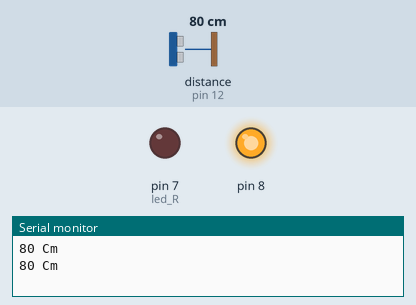
Recording of a sketch running on a simulated Arduino Uno, built with avr-gcc and run on an emulated ATmega328P. On the bench: output pins drawn as LEDs (lit = HIGH), the last lines printed to the serial monitor. Wiring (inferred from the names in the program): ultrasonic range finder: trigger pin 13; echo pin 12. The inputs (shaded band) are chosen by the test bench; at power-on: distance to the obstacle (sensor on pin 12) 80 cm. The echo pulse lasts 58.3 µs per cm; pins used as bus, display or sensor lines are not drawn.

Above: at 2.8 s.
2.9 s: distance to the obstacle (sensor on pin 12) set to 120 cm
At 5.6 s:
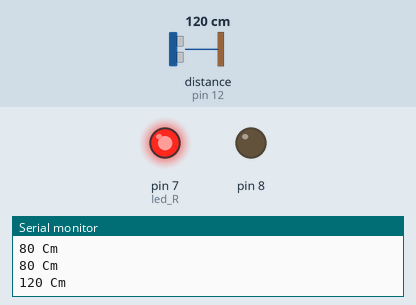
6.5 s: distance to the obstacle (sensor on pin 12) set to 2 cm
At 10.2 s:
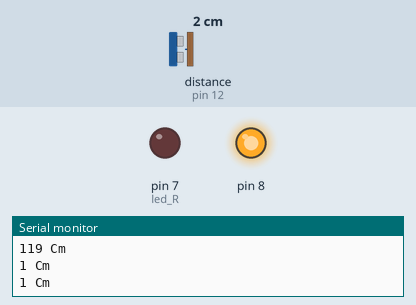
10.5 s: distance to the obstacle (sensor on pin 12) set to 97 cm
16.2 s: distance to the obstacle (sensor on pin 12) set to 100 cm
At 20.0 s:
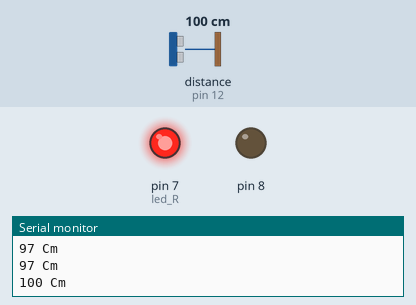
Timing chart, 0 to 23.2 s (numbered marks = the images above; inputs shaded):
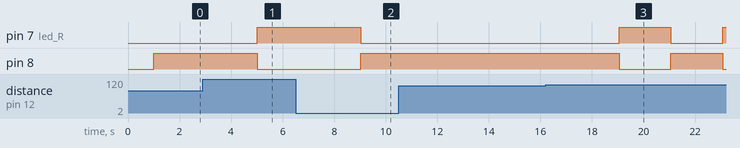

The sketch:

LED.ino
```cpp
//week02
// Arduino을 이용해서 밑에 코드를 짜서 LED와 초음파센서를 사용함

// C++ code
//

#define TRIG 13
#define ECHO 12

int led_R = 7;
void setup()
{
  Serial.begin(9600);
  pinMode(led_R, OUTPUT);
  pinMode(8, OUTPUT);
  pinMode(TRIG, OUTPUT);
  pinMode(ECHO, INPUT);
}

void loop()
{
  long duration, distance;

  digitalWrite(TRIG, LOW);
  delayMicroseconds(2);
  digitalWrite(TRIG, HIGH);
  delayMicroseconds(10);
  digitalWrite(TRIG, LOW);

  duration = pulseIn(ECHO, HIGH);
  distance = duration / 58.2;

  Serial.print(distance);
  Serial.println(" Cm");
  delay(1000);


  if(distance >= 100)
  {
    digitalWrite(led_R, HIGH);
    digitalWrite(8, LOW);
  }
  else
  {
    digitalWrite(led_R, LOW);
    digitalWrite(8, HIGH);
  }
  delay(1000);


  /*
  digitalWrite(led_R, HIGH);
  delay(1000); // Wait for 1000 millisecond(s)
  digitalWrite(led_R, LOW);
  delay(1000); // Wait for 1000 millisecond(s)
  digitalWrite(8, HIGH);
  delay(1000);
  digitalWrite(8, LOW);
  delay(1000);
  */
}
```

Measured:
- the behaviour switches between 99 and 100 cm on distance to the obstacle (sensor on pin 12) (found by bisection; images 2 and 3)
- after the input at 2.9 s, pin 7 (led_R): LOW → HIGH after 2.1 s; pin 8: HIGH → LOW after 2.1 s
- after the input at 6.5 s, pin 7 (led_R): HIGH → LOW after 2.5 s; pin 8: LOW → HIGH after 2.5 s
- after the input at 16.2 s, pin 7 (led_R): LOW → HIGH after 2.9 s, → LOW 2.0 s later, → HIGH 2.0 s later; pin 8: HIGH → LOW after 2.9 s, → HIGH 2.0 s later, → LOW 2.0 s later
